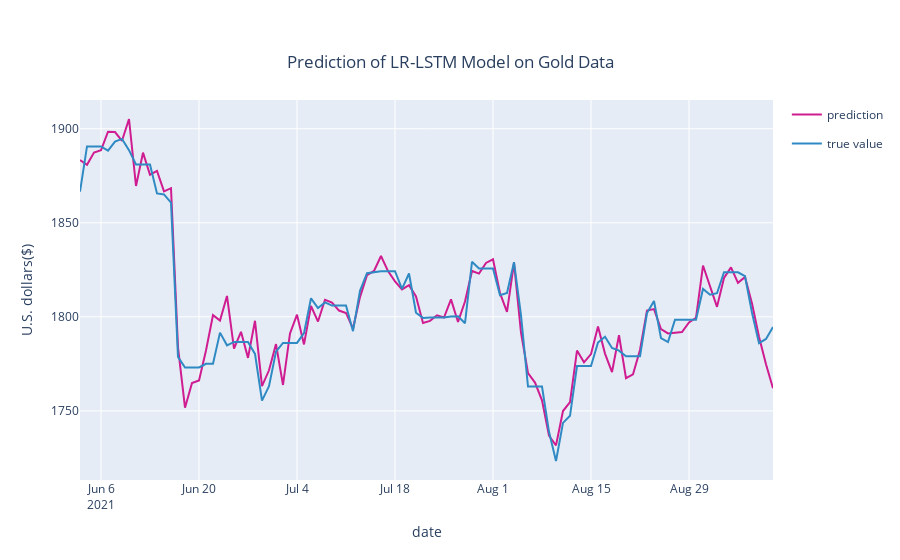

This figure's notebook cell:
### Code cell
fig2 = go.Figure()
fig2.add_trace(Scatter(
    x=tmp.index[-100:],
    y=tmp['prediction1'][-100:],
    legendgroup='group0',
    mode='lines',
    name='prediction',
    marker=dict(color='rgb(207, 28, 144)')
))
fig2.add_trace(Scatter(
    x=tmp.index[-100:],
    y=tmp['goldValue'][-100:],
    legendgroup='group1',
    mode='lines',
    name='true value',
    marker=dict(color='rgb(47, 138, 196)')
))
fig2.update_layout(title={'text':'Prediction of LR-LSTM Model on Gold Data','y' : 0.9,'x' : 0.5,  },
    xaxis_title='date',
    yaxis_title='U.S. dollars($)',
)
fig2.show()
